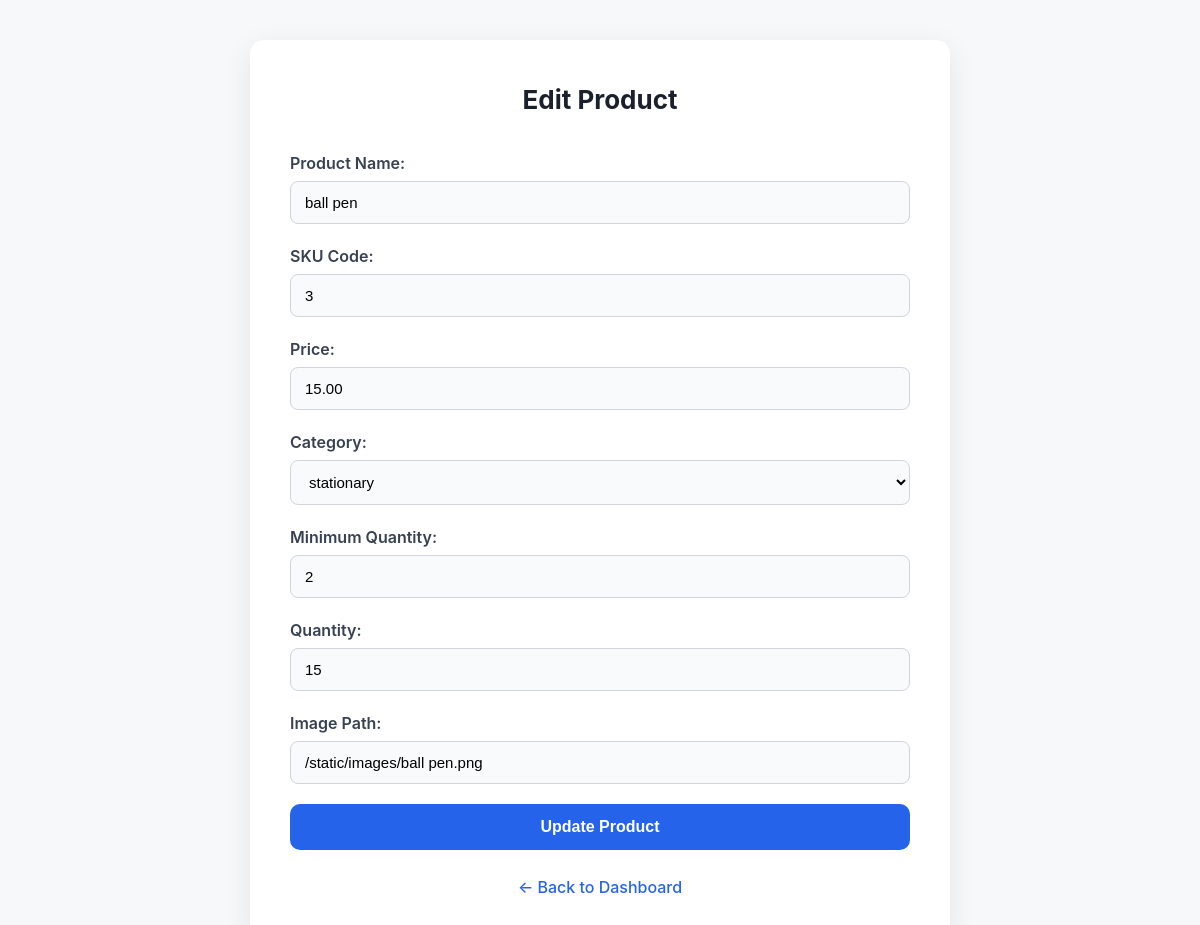
/inventory/edit/2/, run on an earlier commit of the app's database.
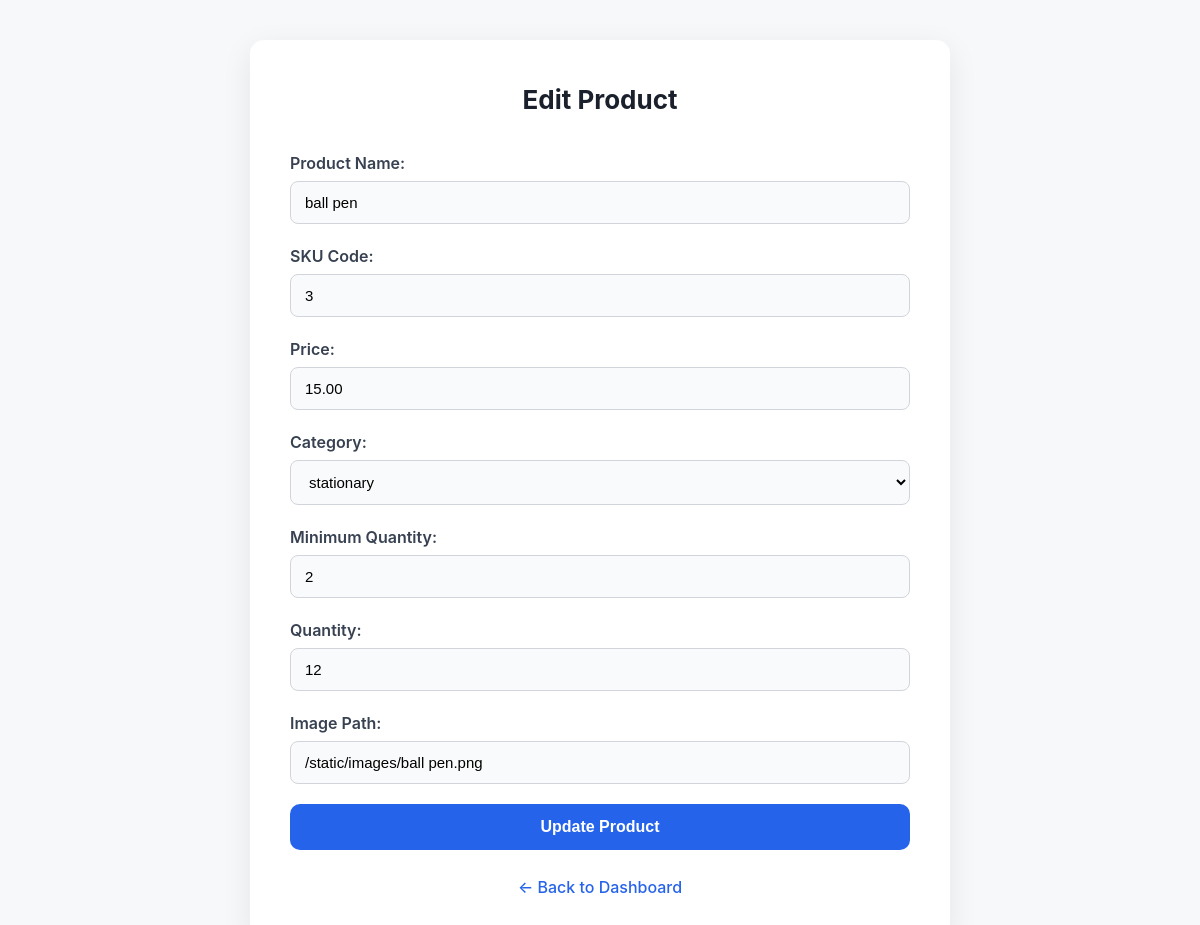
And on a later commit of the database.
### inventory/models.py (models this page shows, shortened)
class ProductInventory(models.Model):
    name = models.CharField(max_length=255)
    sku_code = models.CharField(max_length=100, unique=True)
    price = models.DecimalField(max_digits=10, decimal_places=2)
    category = models.ForeignKey(Category, on_delete=models.CASCADE)
    minimum_quantity = models.IntegerField(default=10)
    quantity = models.IntegerField()
    image_path = models.ImageField(upload_to='product_images/', blank=True, null=True)  # Using ImageField instead of CharField
    created_at = models.DateTimeField(auto_now_add=True)
    updated_at = models.DateTimeField(auto_now=True)

class Category(models.Model):
    name = models.CharField(max_length=100)

### inventory/views.py (the view, shortened to what this page needs)
# urls.py: path('inventory/edit/<int:product_id>/', views.edit_product_view, name='edit_product'),
def edit_product_view(request, product_id):
    product = get_object_or_404(ProductInventory, id=product_id)
    categories = Category.objects.all()
    context = {
        'product': product,
        'categories': categories
    }
    return render(request, 'edit_product.html', context)

### templates/edit_product.html (shortened to what this page needs)
{% load static %}
<!DOCTYPE html>
<html lang="en">
<head>
    <link rel="stylesheet" href="{% static 'css/add_product_styles.css' %}">
</head>
<body>
    <div class="container">
        <h1>Edit Product</h1>
        <form method="POST">
            <label for="name">Product Name:</label>
            <input type="text" name="name" value="{{ product.name }}" required>
            <label for="sku_code">SKU Code:</label>
            <input type="text" name="sku_code" value="{{ product.sku_code }}" required>
            <label for="price">Price:</label>
            <input type="number" name="price" step="0.01" value="{{ product.price }}" required>
            <label for="category">Category:</label>
            <select name="category" required>
                {% for category in categories %}
                    <option value="{{ category.id }}" {% if product.category.id == category.id %}selected{% endif %}>
                        {{ category.name }}
                    </option>
                {% endfor %}
            </select>
            <label for="minimum_quantity">Minimum Quantity:</label>
            <input type="number" name="minimum_quantity" value="{{ product.minimum_quantity }}" required>
            <label for="quantity">Quantity:</label>
            <input type="number" name="quantity" value="{{ product.quantity }}" required>
            <label for="image_path">Image Path:</label>
            <input type="text" name="image_path" value="{{ product.image_path }}">
            <button type="submit">Update Product</button>
        </form>
        <a href="{% url 'inventory_dashboard' %}">← Back to Dashboard</a>
    </div>
</body>
</html>

What changed in the data, as far as the page shows it:
changed ProductInventory "ball pen": quantity "15" → "12"
